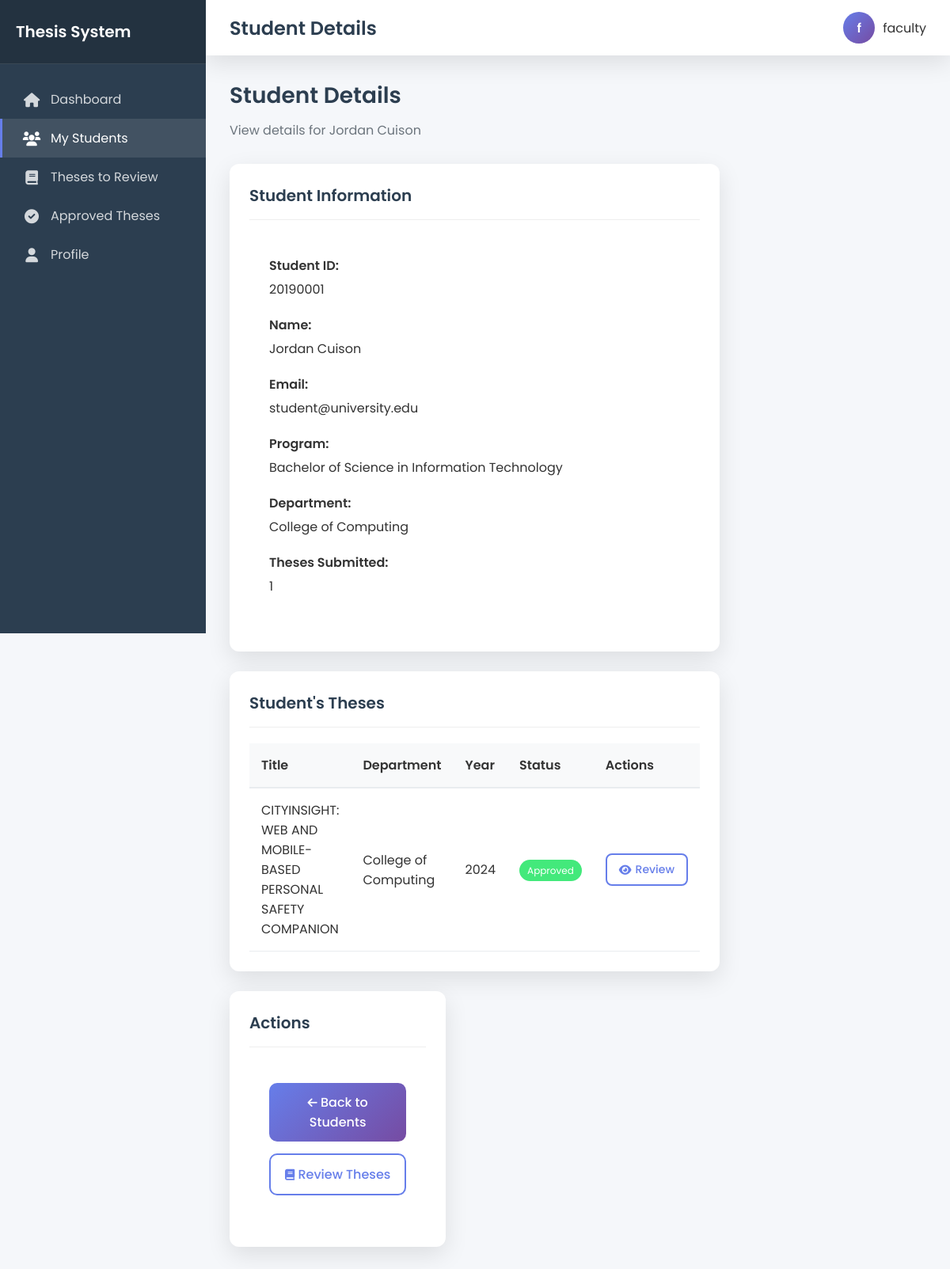
The app's page /adviser/view-student.php?id=2 (signed in) with its own data.
### tables this page shows
CREATE TABLE `users` (
  `id` int(11) NOT NULL,
  `username` varchar(50) NOT NULL,
  `email` varchar(100) NOT NULL,
  `password` varchar(255) NOT NULL,
  `role` enum('student','adviser','admin') NOT NULL,
  `first_name` varchar(50) NOT NULL,
  `last_name` varchar(50) NOT NULL,
  `middle_name` varchar(50) DEFAULT NULL,
  `student_id` varchar(20) DEFAULT NULL,
  `program_id` int(11) DEFAULT NULL,
  `profile_picture` varchar(255) DEFAULT NULL,
  `signature` varchar(255) DEFAULT NULL,
  `is_active` tinyint(1) DEFAULT 1,
  `last_login` timestamp NULL DEFAULT NULL,
  `created_at` timestamp NOT NULL DEFAULT current_timestamp(),
  `updated_at` timestamp NOT NULL DEFAULT current_timestamp() ON UPDATE current_timestamp()
);

CREATE TABLE `programs` (
  `id` int(11) NOT NULL,
  `department_id` int(11) NOT NULL,
  `name` varchar(100) NOT NULL,
  `description` text DEFAULT NULL,
  `created_at` timestamp NOT NULL DEFAULT current_timestamp(),
  `updated_at` timestamp NOT NULL DEFAULT current_timestamp() ON UPDATE current_timestamp()
);

CREATE TABLE `departments` (
  `id` int(11) NOT NULL,
  `name` varchar(100) NOT NULL,
  `description` text DEFAULT NULL,
  `created_at` timestamp NOT NULL DEFAULT current_timestamp(),
  `updated_at` timestamp NOT NULL DEFAULT current_timestamp() ON UPDATE current_timestamp()
);

CREATE TABLE `theses` (
  `id` int(11) NOT NULL,
  `title` varchar(255) NOT NULL,
  `abstract` text NOT NULL,
  `keywords` text DEFAULT NULL,
  `author_id` int(11) NOT NULL,
  `adviser_id` int(11) DEFAULT NULL,
  `department_id` int(11) NOT NULL,
  `program_id` int(11) NOT NULL,
  `year` year(4) NOT NULL,
  `status` enum('draft','submitted','under_review','approved','rejected') DEFAULT 'draft',
  `submitted_at` timestamp NULL DEFAULT NULL,
  `approved_at` timestamp NULL DEFAULT NULL,
  `created_at` timestamp NOT NULL DEFAULT current_timestamp(),
  `updated_at` timestamp NOT NULL DEFAULT current_timestamp() ON UPDATE current_timestamp()
);

### adviser/view-student.php (the view, shortened to what this page needs)
<?php
require_once '../config/db.php';
$studentId = isset($_GET['id']) ? intval($_GET['id']) : 0;
$stmt = $pdo->prepare("
    SELECT u.*, p.name as program_name, d.name as department_name, COUNT(t.id) as thesis_count
    FROM users u
    LEFT JOIN programs p ON u.program_id = p.id
    LEFT JOIN departments d ON p.department_id = d.id
    LEFT JOIN theses t ON u.id = t.author_id
    WHERE u.id = ? AND u.role = 'student' AND t.adviser_id = ?
    GROUP BY u.id, p.name, d.name
");
$stmt->execute([$studentId, Auth::id()]);
$student = $stmt->fetch(PDO::FETCH_ASSOC);
$stmt = $pdo->prepare("
    SELECT t.*, d.name as department_name, p.name as program_name
    FROM theses t
    LEFT JOIN departments d ON t.department_id = d.id
    LEFT JOIN programs p ON t.program_id = p.id
    WHERE t.author_id = ?
    ORDER BY t.created_at DESC
");
$stmt->execute([$studentId]);
$theses = $stmt->fetchAll(PDO::FETCH_ASSOC);
?>
<div class="page-header">
    <h2>Student Details</h2>
    <p>View details for <?php echo htmlspecialchars($student['first_name'] . ' ' . $student['last_name']); ?></p>
</div>
<div class="row" style="display: flex; flex-wrap: wrap; margin: 0 -15px;">
    <div class="col-md-8" style="flex: 0 0 66.666%; padding: 0 15px;">
        <div class="card fade-in">
            <div class="card-header">
                <h3>Student Information</h3>
            </div>
            <div class="card-body" style="padding: 25px;">
                <div class="detail-row" style="margin-bottom: 20px;">
                    <label style="font-weight: 600; display: block; margin-bottom: 5px;">Student ID:</label>
                    <p style="margin: 0;"><?php echo htmlspecialchars($student['student_id']); ?></p>
                </div>
                <div class="detail-row" style="margin-bottom: 20px;">
                    <label style="font-weight: 600; display: block; margin-bottom: 5px;">Name:</label>
                    <p style="margin: 0;"><?php echo htmlspecialchars($student['first_name'] . ' ' . $student['last_name']); ?></p>
                </div>
                <div class="detail-row" style="margin-bottom: 20px;">
                    <label style="font-weight: 600; display: block; margin-bottom: 5px;">Email:</label>
                    <p style="margin: 0;"><?php echo htmlspecialchars($student['email']); ?></p>
                </div>
                <div class="detail-row" style="margin-bottom: 20px;">
                    <label style="font-weight: 600; display: block; margin-bottom: 5px;">Program:</label>
                    <p style="margin: 0;"><?php echo htmlspecialchars($student['program_name']); ?></p>
                </div>
                <div class="detail-row" style="margin-bottom: 20px;">
                    <label style="font-weight: 600; display: block; margin-bottom: 5px;">Department:</label>
                    <p style="margin: 0;"><?php echo htmlspecialchars($student['department_name']); ?></p>
                </div>
                <div class="detail-row" style="margin-bottom: 20px;">
                    <label style="font-weight: 600; display: block; margin-bottom: 5px;">Theses Submitted:</label>
                    <p style="margin: 0;"><?php echo $student['thesis_count']; ?></p>
                </div>
            </div>
        </div>
        <div class="card fade-in">
            <div class="card-header">
                <h3>Student's Theses</h3>
            </div>
            <div class="card-body" style="padding: 0;">
                <?php if (count($theses) > 0): ?>
                    <div class="table-responsive">
                        <table class="table" style="width: 100%; border-collapse: collapse;">
                            <thead>
                                <tr style="background: #f8f9fa; border-bottom: 2px solid #e9ecef;">
                                    <th style="padding: 15px; text-align: left; font-weight: 600;">Title</th>
                                    <th style="padding: 15px; text-align: left; font-weight: 600;">Department</th>
                                    <th style="padding: 15px; text-align: left; font-weight: 600;">Year</th>
                                    <th style="padding: 15px; text-align: left; font-weight: 600;">Status</th>
                                    <th style="padding: 15px; text-align: left; font-weight: 600;">Actions</th>
                                </tr>
                            </thead>
                            <tbody>
                                <?php foreach ($theses as $thesis): ?>
                                    <tr style="border-bottom: 1px solid #e9ecef;">
                                        <td style="padding: 15px;"><?php echo htmlspecialchars($thesis['title']); ?></td>
                                        <td style="padding: 15px;"><?php echo htmlspecialchars($thesis['department_name']); ?></td>
                                        <td style="padding: 15px;"><?php echo htmlspecialchars($thesis['year']); ?></td>
                                        <td style="padding: 15px;">
                                            <?php
                                            $statusClass = '';
                                            switch ($thesis['status']) {
                                                case 'approved':
                                                    $statusClass = 'background: #43e97b; color: white;';
                                                    break;
                                            }
                                            ?>
                                            <span class="badge" style="padding: 5px 10px; border-radius: 20px; font-size: 12px; <?php echo $statusClass; ?>">
                                                <?php echo ucfirst(str_replace('_', ' ', $thesis['status'])); ?>
                                            </span>
                                        </td>
                                        <td style="padding: 15px;">
                                            <a href="review-thesis.php?id=<?php echo $thesis['id']; ?>" class="btn btn-outline" style="padding: 8px 15px; border: 2px solid #667eea; border-radius: 8px; color: #667eea; text-decoration: none; font-size: 14px; display: inline-flex; align-items: center; gap: 5px;">
                                                <i class="fas fa-eye"></i> Review
                                            </a>
                                        </td>
                                    </tr>
                                <?php endforeach; ?>
                            </tbody>
                        </table>
                    </div>
                <?php endif; ?>
            </div>
        </div>
    </div>
    <div class="col-md-4" style="flex: 0 0 33.333%; padding: 0 15px;">
        <div class="card fade-in">
            <div class="card-header">
                <h3>Actions</h3>
            </div>
            <div class="card-body" style="padding: 25px;">
                <a href="students.php" class="btn btn-primary" style="display: block; width: 100%; padding: 12px; text-align: center; background: linear-gradient(135deg, #667eea 0%, #764ba2 100%); color: white; border: none; border-radius: 10px; font-family: 'Poppins', sans-serif; font-weight: 500; text-decoration: none; margin-bottom: 15px;">
                    <i class="fas fa-arrow-left"></i> Back to Students
                </a>
                <a href="review.php" class="btn btn-outline" style="display: block; width: 100%; padding: 12px; text-align: center; border: 2px solid #667eea; color: #667eea; border-radius: 10px; font-family: 'Poppins', sans-serif; font-weight: 500; text-decoration: none; margin-bottom: 15px;">
                    <i class="fas fa-book"></i> Review Theses
                </a>
            </div>
        </div>
    </div>
</div>
<?php
include '../views/shared/layout.php';
?>

### views/shared/layout.php (style rules this page uses)
:root { --primary-gradient: linear-gradient(135deg, #667eea 0%, #764ba2 100%); --secondary-gradient: linear-gradient(135deg, #f093fb 0%, #f5576c 100%); --success-gradient: linear-gradient(135deg, #43e97b 0%, #38f9d7 100%); --warning-gradient: linear-gradient(135deg, #ff9a9e 0%, #fecfef 100%); --dark: #2c3e50; --light: #f8f9fa; --gray: #6c757d; --border-radius: 12px; --box-shadow: 0 10px 30px rgba(0, 0, 0, 0.1); }
* { margin: 0; padding: 0; box-sizing: border-box; }
body { font-family: 'Poppins', sans-serif; background: #f5f7fa; color: #333; min-height: 100vh; }
.page-header { margin-bottom: 30px; }
.page-header h2 { font-size: 28px; font-weight: 600; color: var(--dark); margin: 0 0 10px 0; }
.page-header p { color: var(--gray); font-size: 16px; margin: 0; }
.card { background: white; border-radius: var(--border-radius); box-shadow: var(--box-shadow); padding: 25px; margin-bottom: 25px; transition: transform 0.3s ease; }
.card-header { border-bottom: 1px solid #eee; padding-bottom: 15px; margin-bottom: 20px; }
.card-header h3 { font-size: 20px; font-weight: 600; margin: 0; color: var(--dark); }
.btn { padding: 12px 20px; border: none; border-radius: var(--border-radius); font-family: 'Poppins', sans-serif; font-weight: 500; cursor: pointer; transition: all 0.3s ease; text-decoration: none; display: inline-flex; align-items: center; justify-content: center; gap: 8px; }
.btn i { font-size: 14px; }
.btn-primary { background: var(--primary-gradient); color: white; }
.btn-outline { background: transparent; border: 2px solid #667eea; color: #667eea; }
.fade-in { animation: fadeIn 0.6s ease-out; }

### records on screen
users: first_name+last_name "Jordan Cuison", student "20190001", email "student@university.edu", program.name "Bachelor of Science in Information Technology", departments.name "College of Computing"
theses: title "CITYINSIGHT: WEB AND MOBILE-BASED PERSONAL SAFETY COMPANION", department.name "College of Computing", year "2024", status "Approved"

### other values on screen
$item['title'] "Dashboard"
$item['title'] "My Students"
$item['title'] "Theses to Review"
$item['title'] "Approved Theses"
$item['title'] "Profile"
$title "Student Details"
substr($_SESSION['username'], 0, 1) "f"
$_SESSION['username'] "faculty"
$student['thesis_count'] "1"
